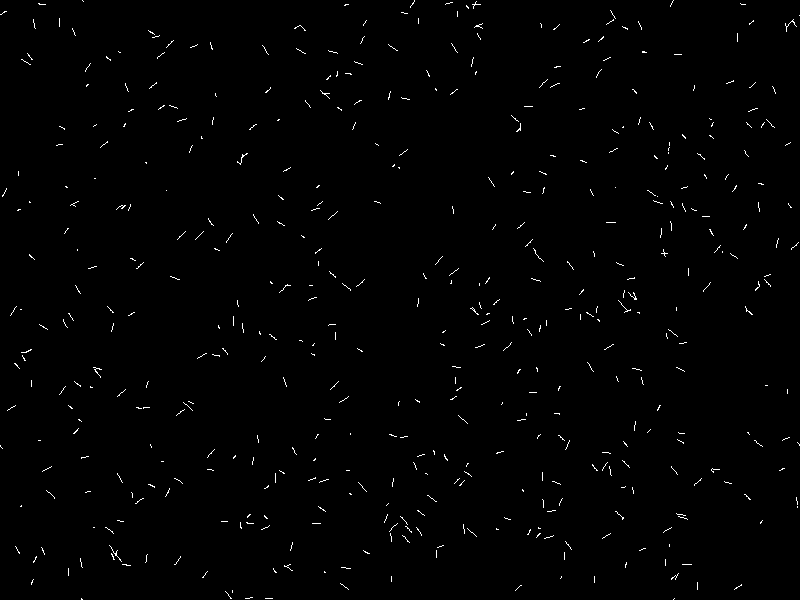
Frame 1 (no input)
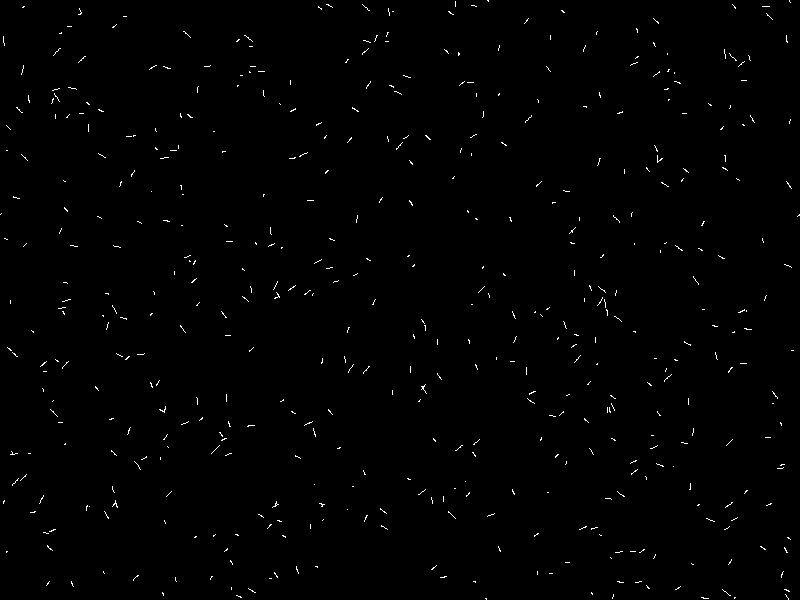
Frame 60 (the mouse pressed at the canvas centre just before this capture)
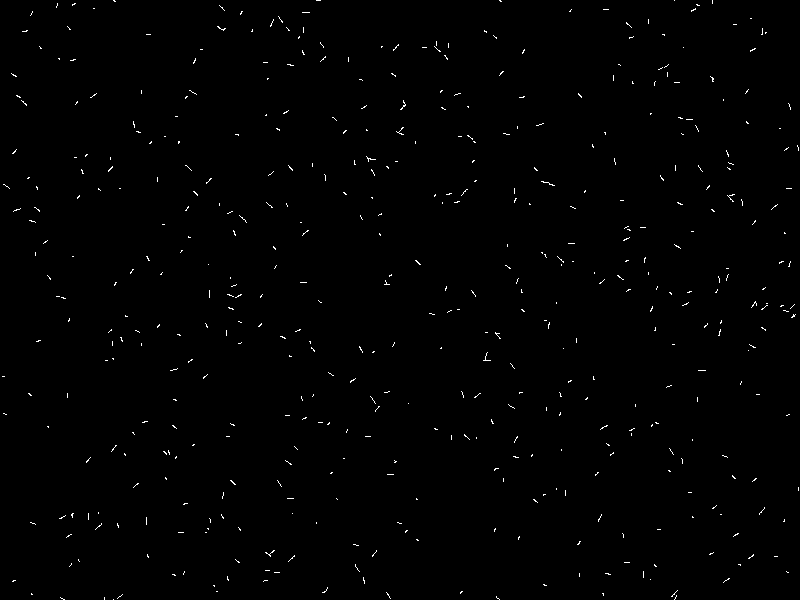
Frame 120 (the mouse held since frame 60 and released just before this capture)

The Processing sketch that drew these frames (run headless with seeded random() and noise(); from frame 60 on, the mouse is pressed at the canvas centre):

// Processing sketch: processing_80662
// ── processing_80662.pde

Drifter[] drifters;

void setup() {
  size(800, 600);
  drifters = new Drifter[500];
  for (int i = 0; i < drifters.length; i++) {
    drifters[i] = new Drifter(1, random(10, 5000));
  }
  background(0);
  stroke(255);
}

void draw() {
  //filter(BLUR);
  background(0);
  for (int i = 0; i < drifters.length; i++) {
    float x1 = drifters[i].x;
    float y1 = drifters[i].y;
    for (int j = 0; j < 10; j++) {
      drifters[i].drift();
      set(int(drifters[i].x), int(drifters[i].y), 0xFFFFFFFF);
    }
  }
}


class Drifter {
  float x, y, dx, dy, ddx, ddy, v, f;

  Drifter(float _v, float _f) {
    v = _v;
    f = 1.0/_f;
    x = random(0, width);
    y = random(0, height);
    dx = v*random(-1, 1);
    dy = v*random(-1, 1);
    ddx = f*random(-1, 1);
    ddy = f*random(-1, 1);
  }

  void drift() {
    ddx = random( -10 - dx, 10 - dx)*f;
    dx += ddx;
    ddy = random( -10 - dy, 10 - dy)*f;
    dy += ddy;
    x = (x + v*dx + width) % width;
    y = (y + v*dy + height) % height;
  }
}
